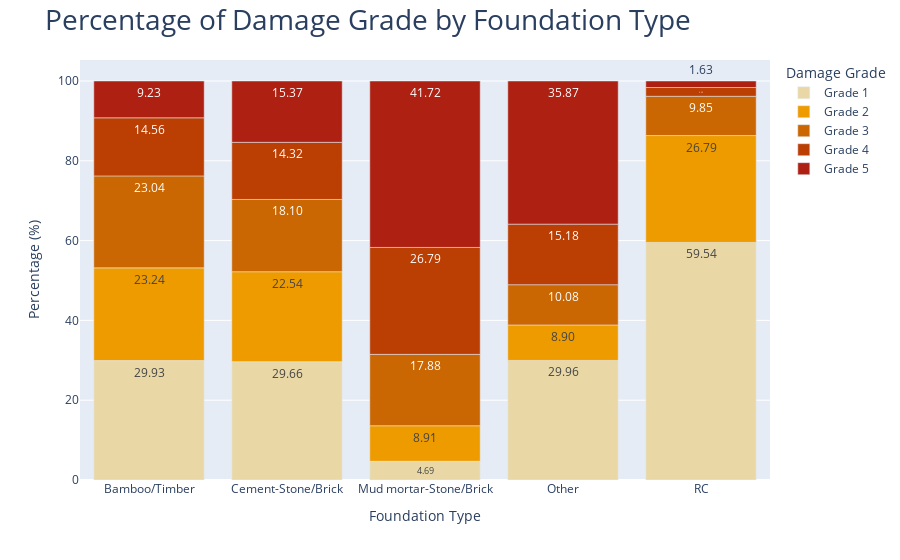

The code cell stored with this chart in its notebook:
### Code cell
stacked_bar(column='foundation_type', title='Percentage of Damage Grade by Foundation Type',x_title='Foundation Type', y_title='Percentage (%)')
# bar(column='foundation_type', title='Percentage of Damage Grade by Foundation Type',x_title='Land Surface Condition', y_title='Percentage (%)')a

### Figure 1 — Plotly figure (JSON) as saved in the notebook; plotly's stock layout.template omitted (floating-point values rounded to 4 significant figures)
{"data": [{"alignmentgroup": "True", "hovertemplate": "damage_grade=Grade 1<br>foundation_type=%{x}<br>proportion=%{y}<extra></extra>", "legendgroup": "Grade 1", "marker": {"color": "#e9d8a6", "pattern": {"shape": ""}}, "name": "Grade 1", "offsetgroup": "Grade 1", "orientation": "v", "showlegend": true, "textposition": "auto", "texttemplate": "%{y:.2f}", "type": "bar", "x": ["Bamboo/Timber", "Cement-Stone/Brick", "Mud mortar-Stone/Brick", "Other", "RC"], "xaxis": "x", "y": [29.93, 29.66, 4.69, 29.96, 59.54], "yaxis": "y"}, {"alignmentgroup": "True", "hovertemplate": "damage_grade=Grade 2<br>foundation_type=%{x}<br>proportion=%{y}<extra></extra>", "legendgroup": "Grade 2", "marker": {"color": "#ee9b00", "pattern": {"shape": ""}}, "name": "Grade 2", "offsetgroup": "Grade 2", "orientation": "v", "showlegend": true, "textposition": "auto", "texttemplate": "%{y:.2f}", "type": "bar", "x": ["Bamboo/Timber", "Cement-Stone/Brick", "Mud mortar-Stone/Brick", "Other", "RC"], "xaxis": "x", "y": [23.24, 22.54, 8.914, 8.897, 26.79], "yaxis": "y"}, {"alignmentgroup": "True", "hovertemplate": "damage_grade=Grade 3<br>foundation_type=%{x}<br>proportion=%{y}<extra></extra>", "legendgroup": "Grade 3", "marker": {"color": "#ca6702", "pattern": {"shape": ""}}, "name": "Grade 3", "offsetgroup": "Grade 3", "orientation": "v", "showlegend": true, "textposition": "auto", "texttemplate": "%{y:.2f}", "type": "bar", "x": ["Bamboo/Timber", "Cement-Stone/Brick", "Mud mortar-Stone/Brick", "Other", "RC"], "xaxis": "x", "y": [23.04, 18.1, 17.88, 10.08, 9.847], "yaxis": "y"}, {"alignmentgroup": "True", "hovertemplate": "damage_grade=Grade 4<br>foundation_type=%{x}<br>proportion=%{y}<extra></extra>", "legendgroup": "Grade 4", "marker": {"color": "#bb3e03", "pattern": {"shape": ""}}, "name": "Grade 4", "offsetgroup": "Grade 4", "orientation": "v", "showlegend": true, "textposition": "auto", "texttemplate": "%{y:.2f}", "type": "bar", "x": ["Bamboo/Timber", "Cement-Stone/Brick", "Mud mortar-Stone/Brick", "Other", "RC"], "xaxis": "x", "y": [14.56, 14.32, 26.79, 15.18, 2.198], "yaxis": "y"}, {"alignmentgroup": "True", "hovertemplate": "damage_grade=Grade 5<br>foundation_type=%{x}<br>proportion=%{y}<extra></extra>", "legendgroup": "Grade 5", "marker": {"color": "#ae2012", "pattern": {"shape": ""}}, "name": "Grade 5", "offsetgroup": "Grade 5", "orientation": "v", "showlegend": true, "textposition": "auto", "texttemplate": "%{y:.2f}", "type": "bar", "x": ["Bamboo/Timber", "Cement-Stone/Brick", "Mud mortar-Stone/Brick", "Other", "RC"], "xaxis": "x", "y": [9.225, 15.37, 41.72, 35.87, 1.628], "yaxis": "y"}], "layout": {"barmode": "relative", "legend": {"title": {"text": "Damage Grade"}, "tracegroupgap": 0}, "margin": {"t": 60}, "title": {"font": {"size": 28}, "text": "Percentage of Damage Grade by Foundation Type"}, "xaxis": {"anchor": "y", "domain": [0, 1], "title": {"text": "Foundation Type"}}, "yaxis": {"anchor": "x", "categoryorder": "total descending", "domain": [0, 1], "title": {"text": "Percentage (%)"}}}}
